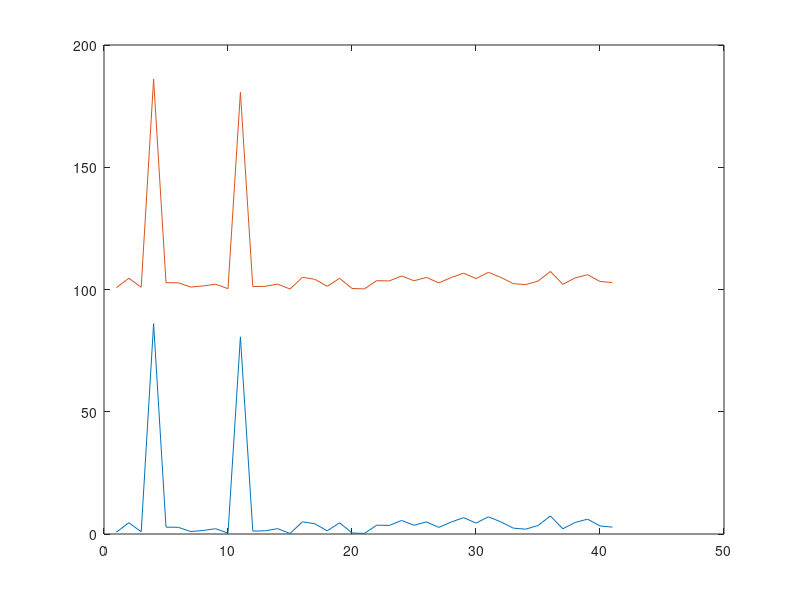
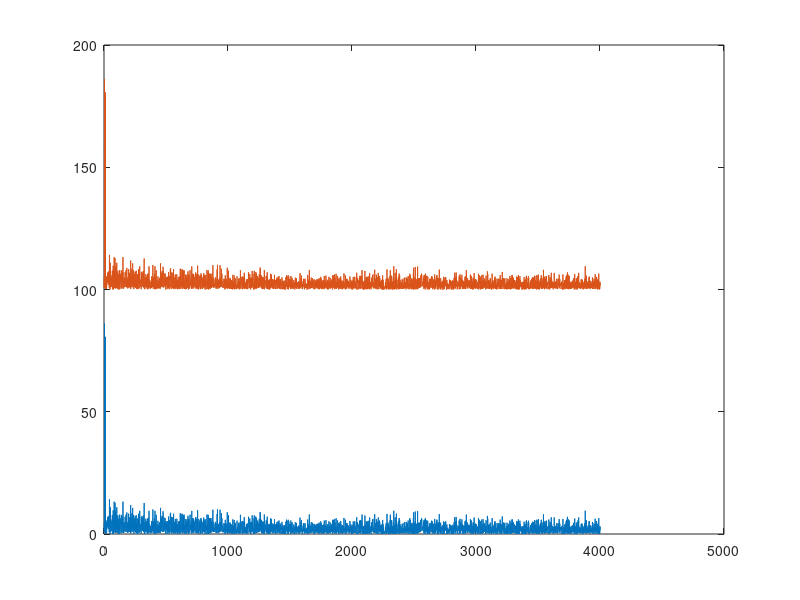

The MATLAB script that drew these images, in order:
% motif pseudo aleatoire `a trouver
code=rand(1,1024);code=code-mean(code);

% signal recu : code decal'e de 4 indices
signal=rand(1,16*1024);signal=signal-mean(signal);
for p=[4 11]
  signal(p:p+length(code)-1)=signal(p:p+length(code)-1)+code;
end

% matrice contenant les copies du code retard'e de 1 `a Nlag
for Nlag=[20 2000]
  matrice=zeros(length(signal),2*Nlag+1); % longueur signal >> longueur code
  for N=-Nlag:Nlag
      matrice(N+Nlag+1:Nlag+N+length(code),N+Nlag+1)=code;
  end
  
  % correlation comme produit matriciel
  tic
  s1=signal*matrice;
  toc
  figure
  plot(abs(s1))
  
  % correlation dans le domaine de Fourier
  hold on
  pkg load signal
  tic
  s2=xcorr(signal,code,2*Nlag)(2*Nlag+1:end);
  toc
  plot(abs(s2)+100)
end

% Elapsed time is 0.000374079 seconds. : matrix product, Nlag=20
% Elapsed time is 0.00329089 seconds.  : Fourier product, Nlag=20
% Elapsed time is 0.0215409 seconds.   : matrix product, Nlag=2000
% Elapsed time is 0.00253201 seconds.  : Fourier product, Nlag=2000
